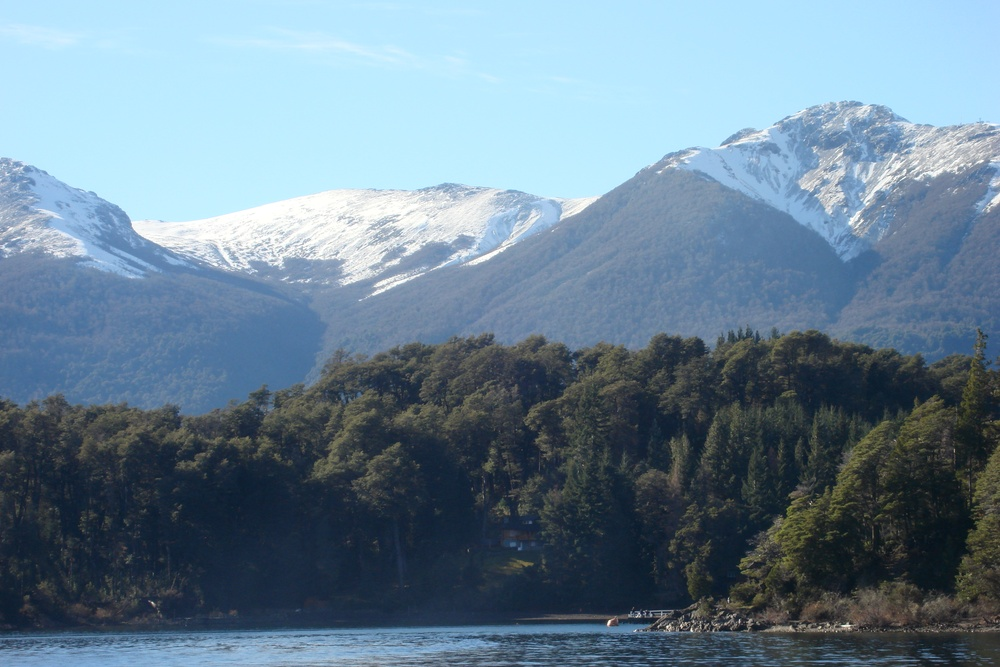
#> input picture testes/test.jpg, 1000 x 667 px, shrunk from 3648 x 2432 before the run
$ python test4.py
#> lines starting #> are read from the running program, lines starting #| are printed output that depends on the picture
from skimage import data, io, segmentation, color
from skimage.future import graph
from matplotlib import pyplot as plt


# img = data.coffee()
img = io.imread('test.jpg')
#> img is the input picture: shape (667, 1000, 3); mean R, G, B 105.9, 129.7, 147.1

labels1 = segmentation.slic(img, compactness=30, n_segments=400)
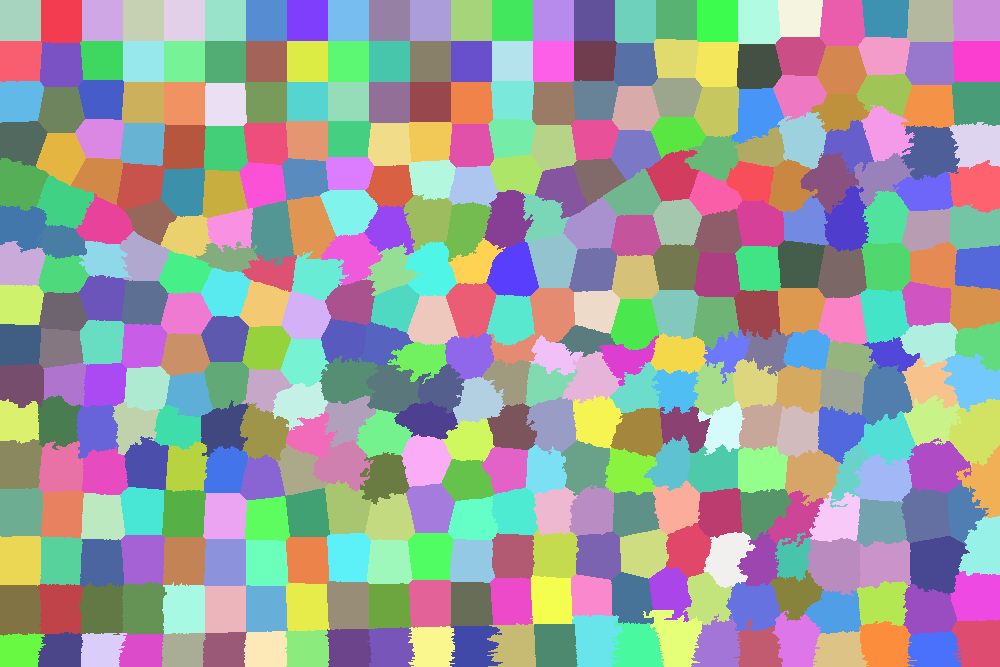
#> labels1: shape (667, 1000) int64; 383 distinct labels, from 1 to 383; one colour per label, 0 black
out1 = color.label2rgb(labels1, img, kind='avg')
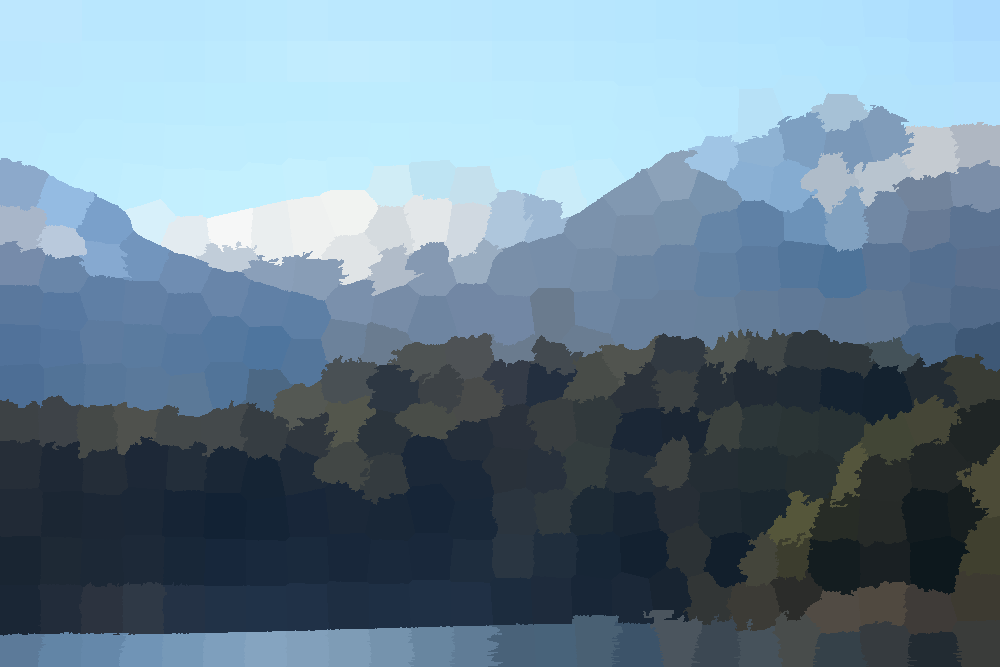
#> out1: shape (667, 1000, 3); mean R, G, B 105.4, 129.2, 146.6

g = graph.rag_mean_color(img, labels1)
labels2 = graph.cut_threshold(labels1, g, 29)
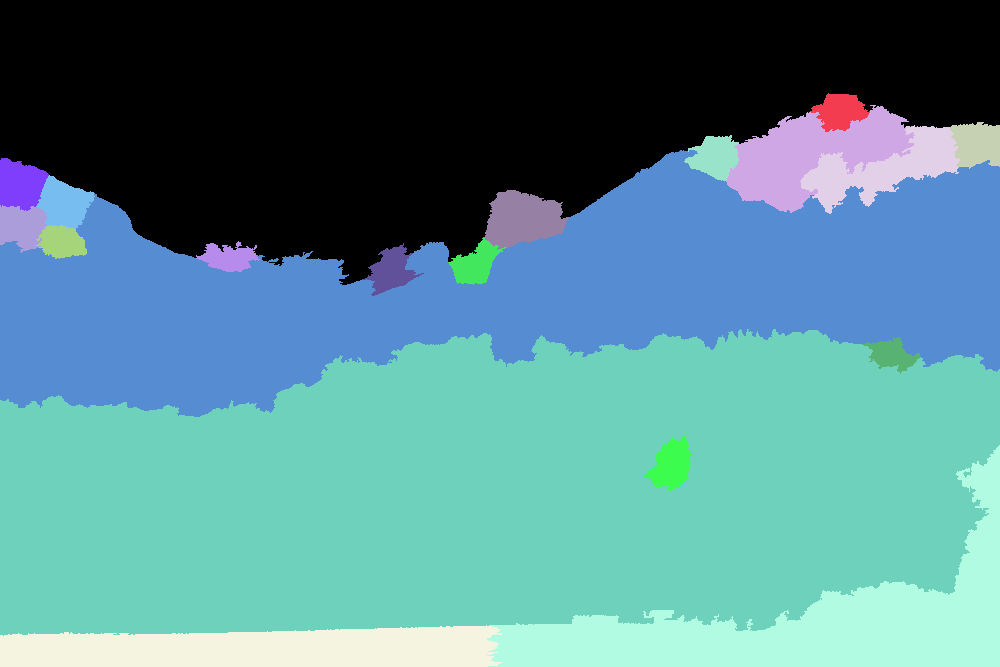
#> labels2: shape (667, 1000) int64; 20 distinct labels, from 0 to 19; one colour per label, 0 black
out2 = color.label2rgb(labels2, img, kind='avg')
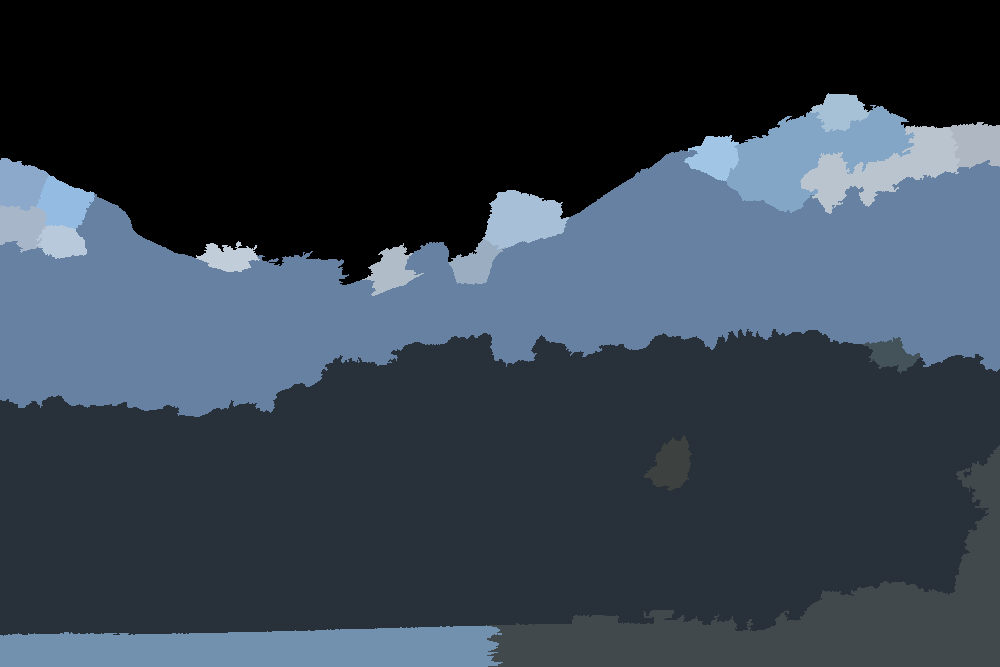
#> out2: shape (667, 1000, 3); mean R, G, B 51.2, 62.7, 75

fig, ax = plt.subplots(nrows=2, sharex=True, sharey=True,
                       figsize=(6, 8))

ax[0].imshow(out1)
ax[1].imshow(out2)

for a in ax:
    a.axis('off')

plt.tight_layout()
